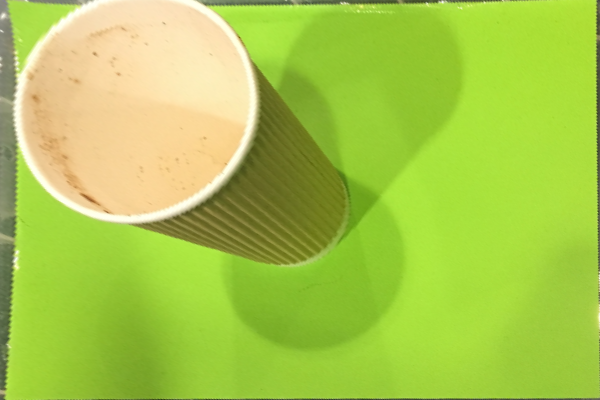
#> input picture utils/1.png, 600 x 400 px
$ python edge.py   (older library calls are emulated)
#> lines starting #> are read from the running program, lines starting #| are printed output that depends on the picture; after the words box and inside, x2 and y2 are one past the last pixel; in counts of white or black regions, pixels touching at a corner belong together
import cv2
import numpy as np
import math

frame = cv2.imread("1.png")
#> frame is the input picture: shape (400, 600, 3); mean B, G, R 76, 201.4, 168.8
#cv2.imshow("frame", frame)

h, w = frame.shape[:2]
#> h = 400; w = 600

blured = cv2.blur(frame, (5, 5))

hsv=cv2.cvtColor(blured, cv2.COLOR_BGR2HSV)
#> hsv: shape (400, 600, 3); mean H, S, V 35.9, 163.3, 206.8
lower_green = np.array([30, 100, 160])
upper_green = np.array([45, 210, 255])
mask = cv2.inRange(hsv, lower_green, upper_green)
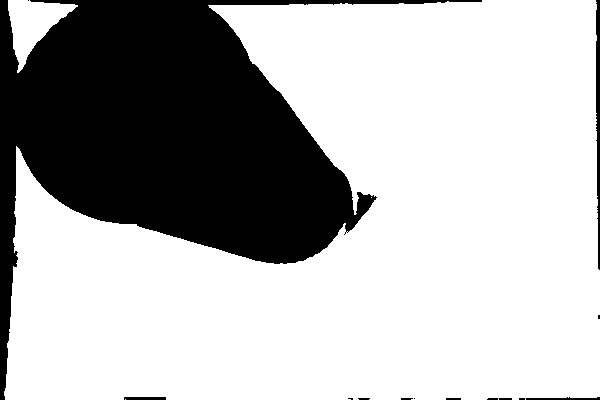
#> mask: shape (400, 600); 70.8% white; 14 black regions (5 under 20 px), largest, box (x1, y1, x2, y2) and area: (0, 0, 482, 400) 68876, (596, 0, 600, 270) 853, (526, 397, 600, 400) 153
hsv_image = cv2.bitwise_and(hsv, hsv, mask = mask)
#> hsv_image: shape (400, 600, 3); mean H, S, V 28.5, 131.8, 148.1
# cv2.imshow("mask", mask)

gray = cv2.cvtColor(cv2.cvtColor(hsv_image, cv2.COLOR_HSV2BGR), cv2.COLOR_BGR2GRAY)
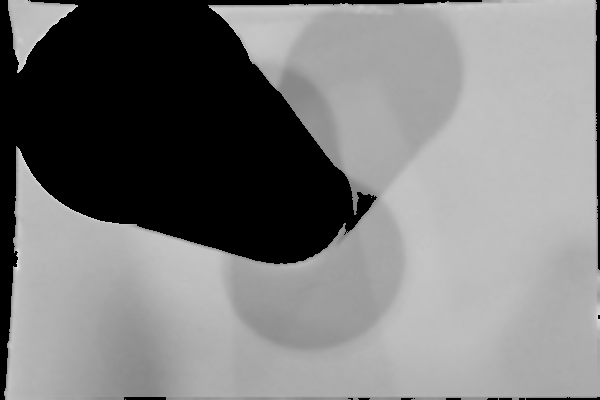
#> gray: shape (400, 600); min 0, max 226, mean 124.6

# edges = cv2.Canny(gray, 0, 50)
#cv2.imshow("edges", edges)

ret, imag = cv2.threshold(gray, 120, 255, cv2.THRESH_BINARY_INV)
#> imag: shape (400, 600); 29.2% white; 14 white regions (5 under 20 px)
cv2.imshow("threshold", imag)

_,contours, hierarchy = cv2.findContours(imag, cv2.RETR_EXTERNAL, cv2.CHAIN_APPROX_SIMPLE)
#> contours = 14 contours, 10 with area under 20; largest, box (x1, y1, x2, y2) and area: (0, 0, 482, 400) 67744, (596, 0, 600, 270) 582, (124, 397, 166, 400) 81, (526, 397, 600, 400) 78

print(len(contours))
#| 14
n=0

for cnt in contours:
    if len(cnt) > 50:
        try:
            ellipse = cv2.fitEllipse(cnt)
            S1 = cv2.contourArea(cnt)
            S2 = math.pi * ellipse[1][0] * ellipse[1][1]
        except cv2.error:
            continue

        if (S1 / S2) < 0.4:
            cv2.ellipse(frame, ellipse, (0, 0, 255), 2)
            cv2.imshow('', frame)
            n += 1
            print(n)
#> this loop made 14 passes
#> (ellipse, S1, S2, n) on passes 12, 14: (((597.8, 111.5), (3.68, 256.7), 179.7), 581.5, 2967.9, 1), (((185.5, 138.6), (337.6, 463.7), 53.07), 67744.5, 491810.1, 2)
#> cnt on passes 1, 2, 3, 4, 5, 7: [[519, 398], [519, 399], [524, 399], [524, 398]], [[499, 398], [499, 399], [511, 399], [511, 398]], [[488, 398], [487, 399], [497, 399], [497, 398]], [[446, 398], [446, 399], [460, 399], [460, 398]], [[414, 398]], [[358, 398], [359, 399], [368, 399], [369, 398]]
#| 1
#| 2
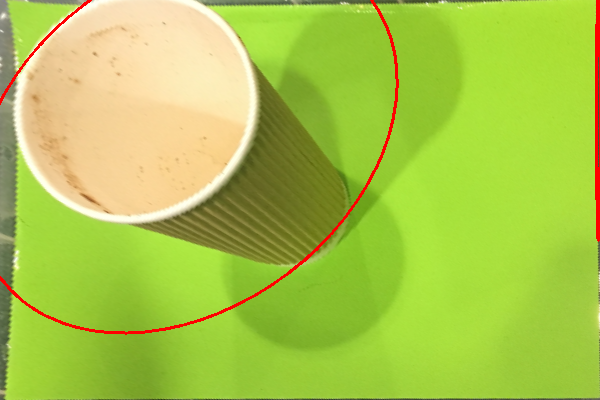
#> frame: shape (400, 600, 3); 1.38% of pixels changed, all inside (x1, y1, x2, y2) = (0, 0, 600, 335)
#> after the loop, n = 2
cv2.waitKey(0) & 0xFF

exit(0)
#> (the program exits here)
